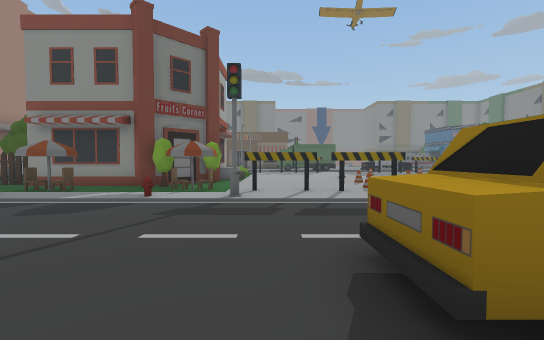
[1] (above)

24 first-person views from a walk through a 3-D level made in the Unity game engine. The camera is 1.5 m above the floor, tilts 2° down and sees 90° across. The floor is counted in squares, 2 m on a side. Each view is taken from the middle of a square. On the plan, view 1 faces up. The plan holds only what a view shows up to about 10 squares ahead; the rest is blank. The place goes on beyond the plan. The player is left out.

[2]
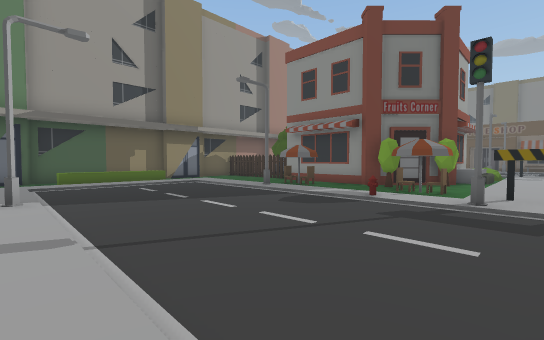

[3]
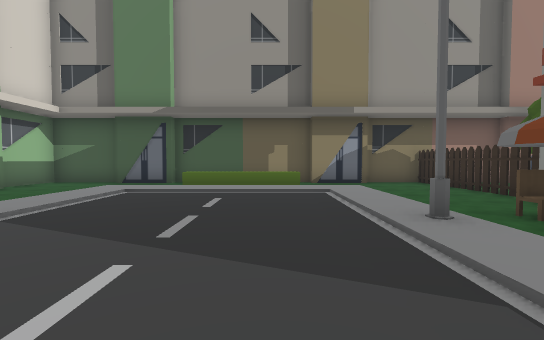

[4]
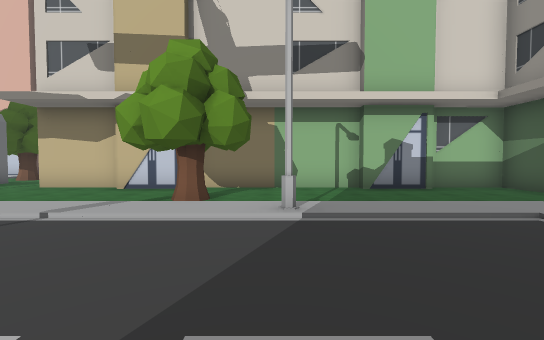

[5]
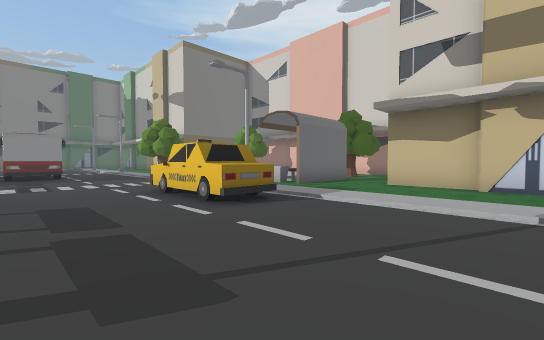

[6]
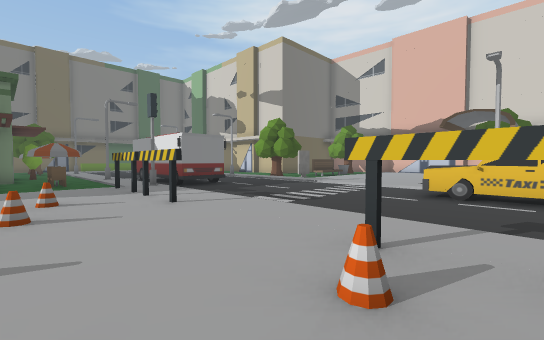

[7]
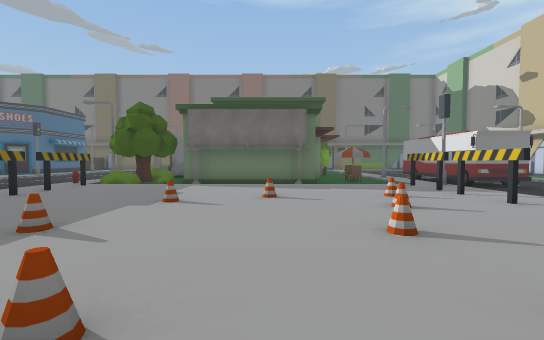

[8]
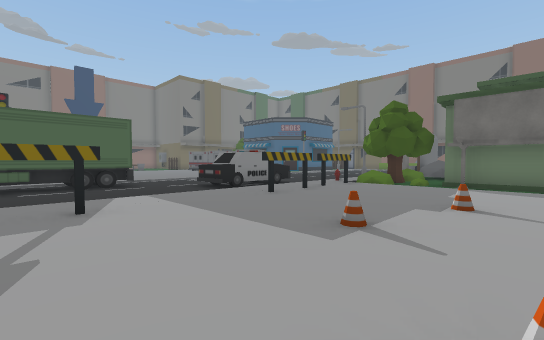

[9]
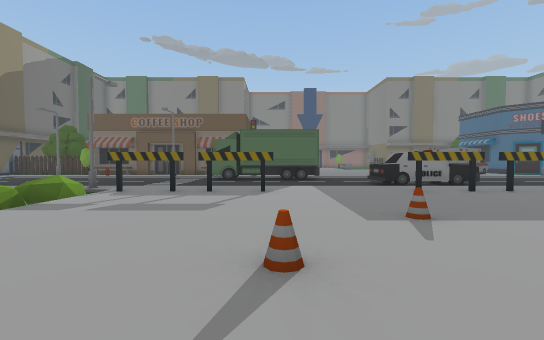

[10]
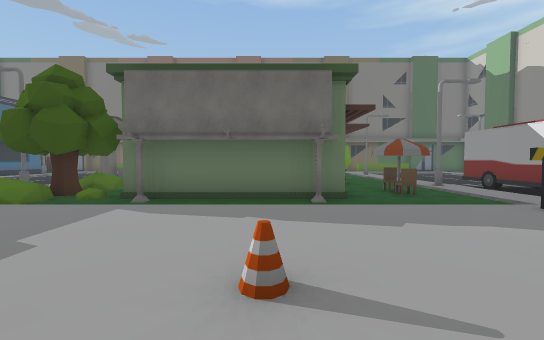

[11]
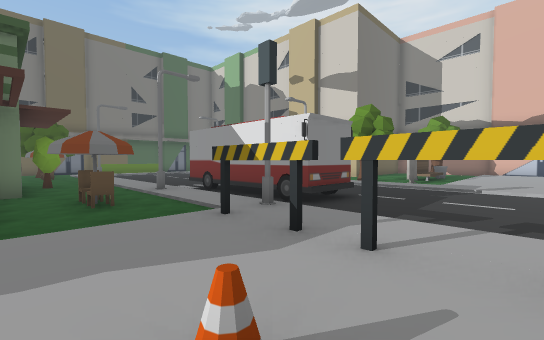

[12]
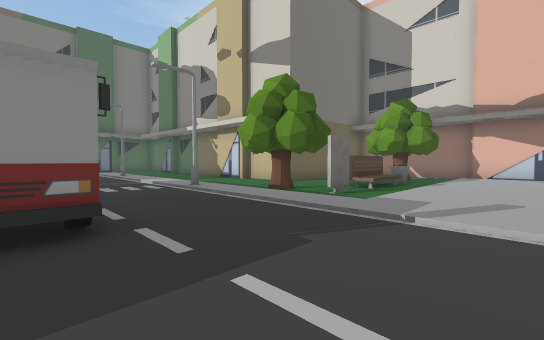

[13]
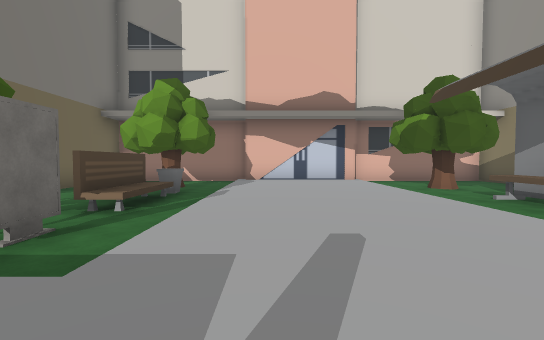

[14]
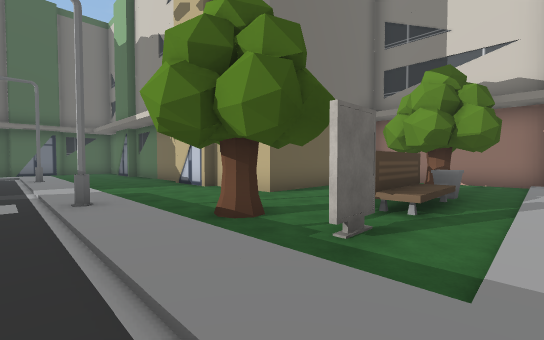

[15]
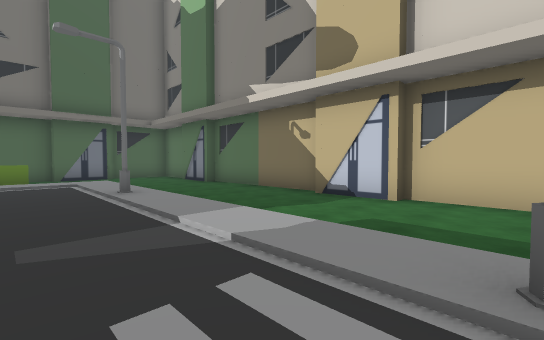

[16]
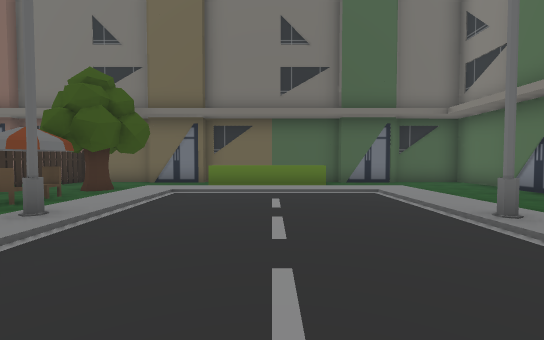

[17]
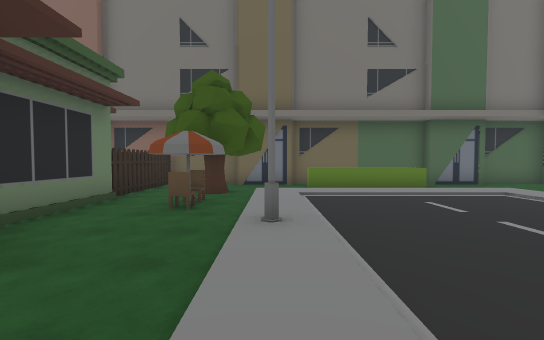

[18]
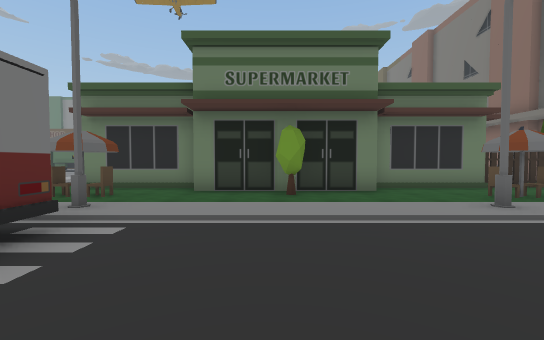

[19]
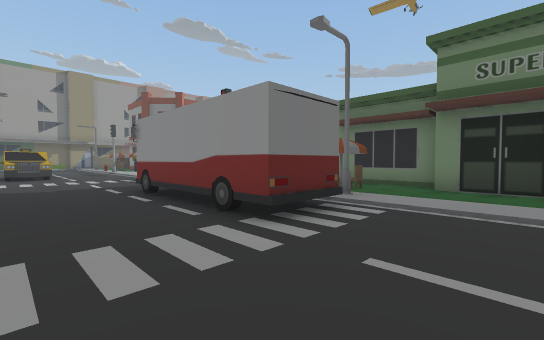

[20]
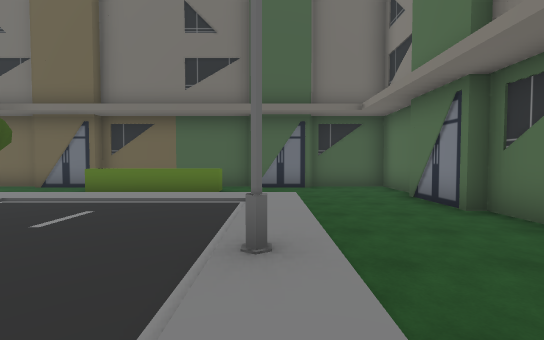

[21]
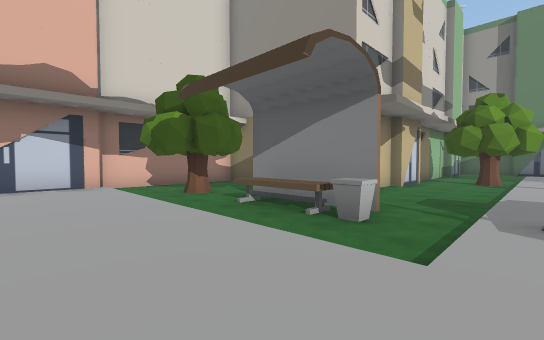

[22]
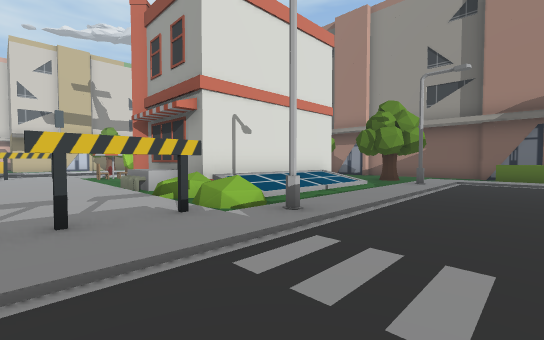

[23]
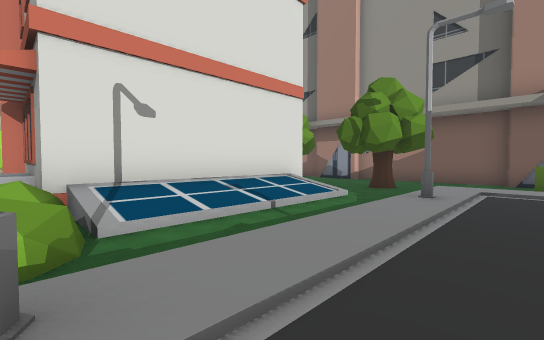

[24]
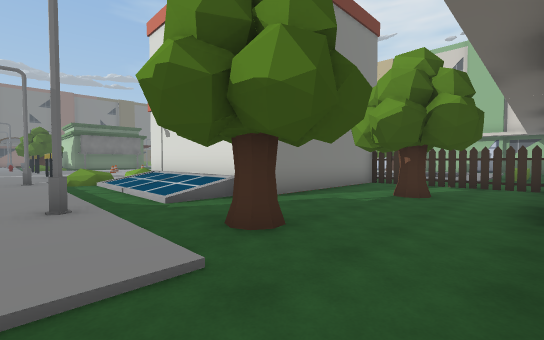

### Floor plan
Key: @ floor where view 1 was taken; # wall or solid block; . main floor; : floor 0.25 m higher than the main floor; + floor 0.5 m higher than the main floor; / step, stairs or slope; ^ raised ledge; C cone; H chair; Y hydrant; S streetlight; B building; T tree; U bus; E bench; I billboard; A car; O other object.
Columns run from 13 left of view 1 to 27 right of it. Each row starts with its distance up from view 1.
 20  BO:................A A ..
 19  BO:................AAA...
 18 B..:////////////////////O
 17 B..//S/////S/OOOO:::OOOOO S II
 16 B..TT./////OO:::::::::::OTTO
 15 B...../////O/:::::::::::.+.O
 14  ....^#####O/:::::C:::::IB              B
 13  B...#     ^/:::::::C:::.B  B           B
 12  B.T.#     ^/:::C:::::::.B  B           B
 11 B....#    #./::::::::C::.B              B
 10 B....#   ##O/:::::C:::::IBBB     BBBOOOOO
  9 BOOOOO####O./:::O::C::::....BBBBB.......B
  8 B.........OH/:::C::::C::..H...O....H....B
  7  B.....H..../OOOO:::OOOO.............T..B
  6  B.::::S::Y:#::::::::::::::S:::::S::::..B
  5 B.O:...................UUUUU.........:O.B
  4 B O:...................UUUUU.........:O B
  3 B O:.................................:O B
  2 B O:..........OOOO...................:O B
  1 B. :..........OOO....................:..B
  0  B ::::S:::::@::S::::::::::S:::::S::::..B
 -1  B....../T......../:::/..T..............B
 -2 B...............EE/:::/I................B
 -3 B..BB.....BB....E./:::/EE....BB.....BB..B
 -4  BB  BBBBB BBB..E./:::/EE..BBB BBBBB  BBB
 -5              B..O./:::/EE..B
 -6              B..T./:::/.. .B
 -7              B..../:::/.T  B
 -8              B..../:::/..  B
 -9              BBBBBBBBBBBBBBB

Where each view was taken, in squares from view 1:
view 1: 0 up, 0 right, facing up
view 2: 0 up, 0 right, facing up-left
view 3: 4 up, 3 left, facing left
view 4: 4 up, 6 left, facing down
view 5: 5 up, 3 left, facing down-right
view 6: 9 up, 2 right, facing down-right
view 7: 11 up, 2 right, facing right
view 8: 12 up, 2 right, facing up-right
view 9: 10 up, 3 right, facing up
view 10: 11 up, 6 right, facing right
view 11: 9 up, 7 right, facing down-right
view 12: 4 up, 7 right, facing down-right
view 13: 1 up, 8 right, facing down
view 14: 1 up, 9 right, facing down-right
view 15: 2 up, 14 right, facing down-right
view 16: 3 up, 17 right, facing right
view 17: 6 up, 17 right, facing right
view 18: 2 up, 17 right, facing up
view 19: 1 up, 17 right, facing up-left
view 20: 0 up, 18 right, facing right
view 21: 0 up, 7 right, facing down-left
view 22: 20 up, 1 right, facing down-left
view 23: 19 up, 2 left, facing down-left
view 24: 18 up, 12 left, facing down-right
